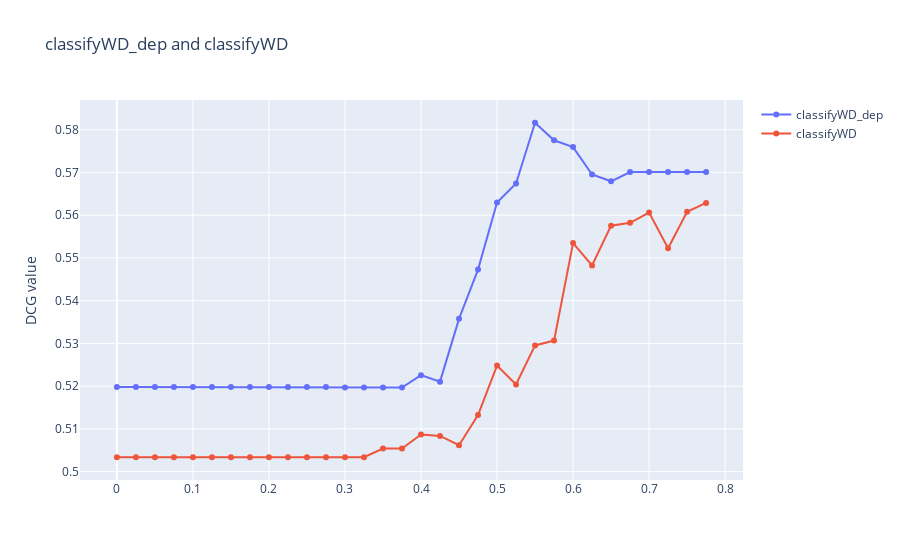

Notebook cell for this chart:
### Code cell
df2 = pd.read_csv('results_2.csv')

df2['proba_threshold'] = [float(row.split(';')[0])/1000 for row in df2['score;nDCG']]
df2['nDCG5'] = [float(row.split(';')[1]) for row in df2['score;nDCG']]

df2=df2.iloc[:, 1:]

fig3 = go.Figure(
        data=[
            go.Scatter(
                name="classifyWD_dep",
                x=df['proba_threshold'],
                y=df['nDCG5'],
                mode='lines+markers',            
            ),
            go.Scatter(
                name="classifyWD",
                x=df2['proba_threshold'],
                y=df2['nDCG5'],
                mode='lines+markers', 
            ),
        ],
        layout=go.Layout(
            title="classifyWD_dep and classifyWD",
            yaxis_title="DCG value"
        )
    )
fig3.show()

### Figure 1 — Plotly figure (JSON) as saved in the notebook; plotly's stock layout.template omitted (floating-point values rounded to 4 significant figures)
{"data": [{"mode": "lines+markers", "name": "classifyWD_dep", "type": "scatter", "x": [0, 0.025, 0.05, 0.075, 0.1, 0.125, 0.15, 0.175, 0.2, 0.225, 0.25, 0.275, 0.3, 0.325, 0.35, 0.375, 0.4, 0.425, 0.45, 0.475, 0.5, 0.525, 0.55, 0.575, 0.6, 0.625, 0.65, 0.675, 0.7, 0.725, 0.75, 0.775], "y": [0.5198, 0.5198, 0.5198, 0.5198, 0.5198, 0.5198, 0.5198, 0.5198, 0.5198, 0.5198, 0.5198, 0.5198, 0.5197, 0.5197, 0.5197, 0.5197, 0.5226, 0.5211, 0.5357, 0.5473, 0.5629, 0.5674, 0.5816, 0.5775, 0.5759, 0.5695, 0.5679, 0.5701, 0.5701, 0.5701, 0.5701, 0.5701]}, {"mode": "lines+markers", "name": "classifyWD", "type": "scatter", "x": [0, 0.025, 0.05, 0.075, 0.1, 0.125, 0.15, 0.175, 0.2, 0.225, 0.25, 0.275, 0.3, 0.325, 0.35, 0.375, 0.4, 0.425, 0.45, 0.475, 0.5, 0.525, 0.55, 0.575, 0.6, 0.625, 0.65, 0.675, 0.7, 0.725, 0.75, 0.775], "y": [0.5034, 0.5034, 0.5034, 0.5034, 0.5034, 0.5034, 0.5034, 0.5034, 0.5034, 0.5034, 0.5034, 0.5034, 0.5034, 0.5034, 0.5054, 0.5054, 0.5087, 0.5083, 0.5062, 0.5132, 0.5248, 0.5204, 0.5295, 0.5307, 0.5535, 0.5482, 0.5575, 0.5582, 0.5606, 0.5523, 0.5608, 0.5629]}], "layout": {"title": {"text": "classifyWD_dep and classifyWD"}, "yaxis": {"title": {"text": "DCG value"}}}}
